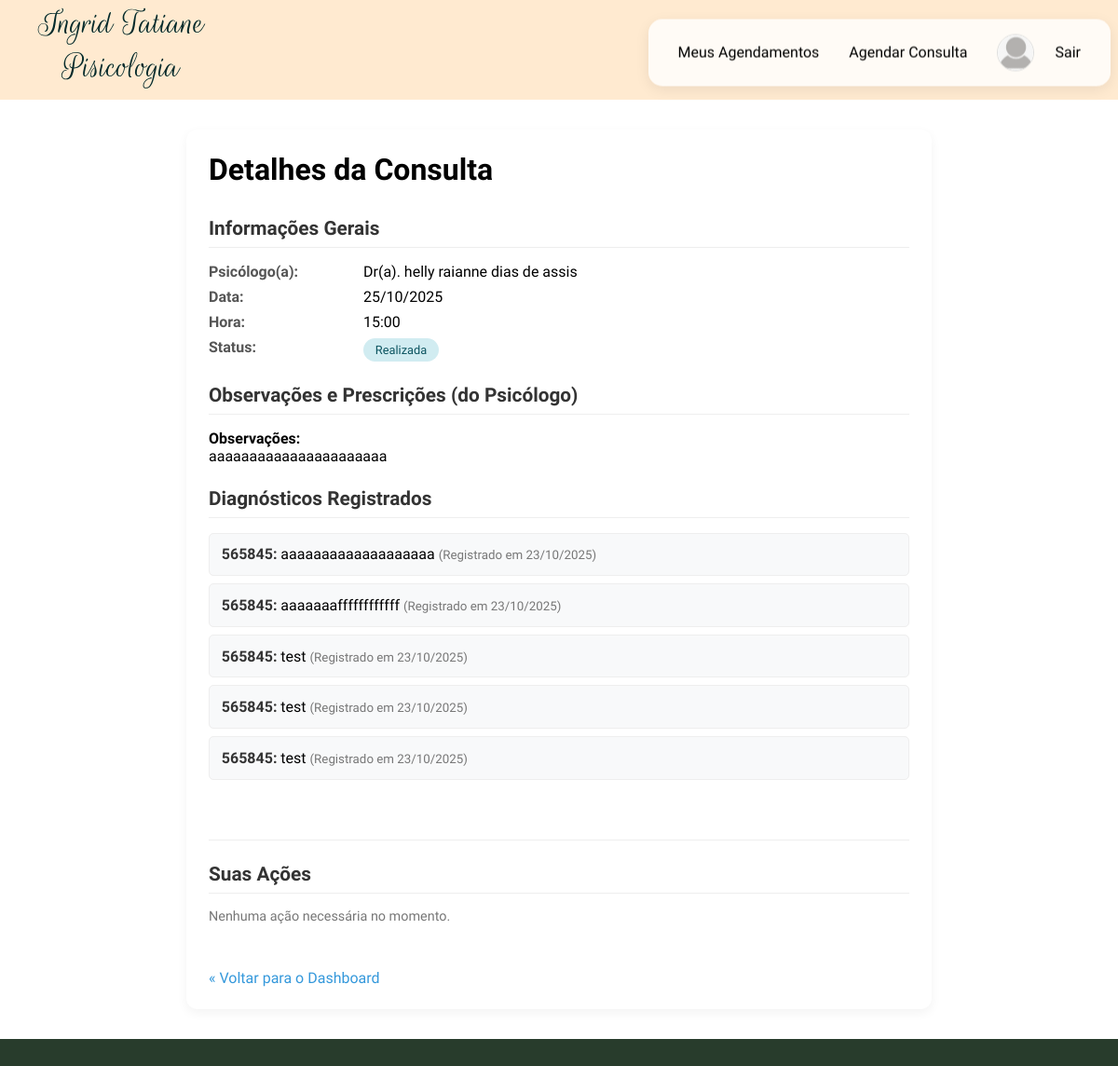
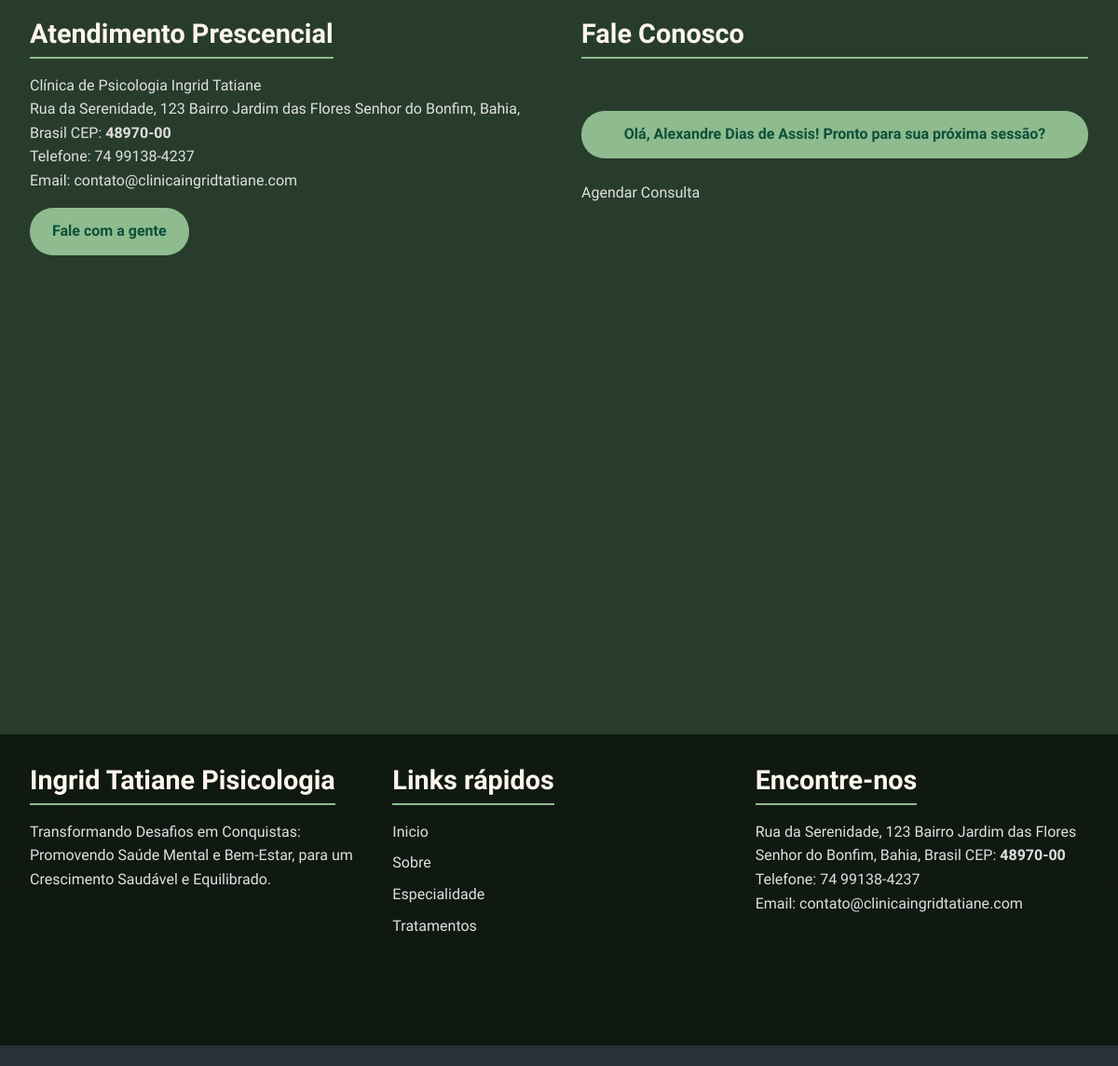
Page /dashboard/paciente/consulta/1/detalhes/ (signed in) on the committed database (2 pictures, top to bottom).
### core/models.py (models this page shows, shortened)
class Usuario(models.Model):
    user = models.OneToOneField(User, on_delete=models.CASCADE, related_name='usuario')
    cpf = models.CharField("CPF", max_length=11, unique=True) # CPF é único
    nome = models.CharField("Nome Completo", max_length=100)
    idade = models.IntegerField("Idade", null=True, blank=True)
    rua = models.CharField("Rua/Avenida", max_length=100, null=True, blank=True)
    numero = models.CharField("Número", max_length=10, null=True, blank=True)
    bairro = models.CharField("Bairro", max_length=50, null=True, blank=True)
    cidade = models.CharField("Cidade", max_length=50, null=True, blank=True)
    cep = models.CharField("CEP", max_length=8, null=True, blank=True)
    email = models.EmailField("Email", unique=True)
    foto_perfil = models.ImageField(
        "Foto de Perfil",
        upload_to='fotos_perfil/', # Salvará as fotos em MEDIA_ROOT/fotos_perfil/
        null=True,
        blank=True, # Permite que o campo seja opcional
        default='fotos_perfil/default.png' # Opcional: Uma imagem padrão
    )

class Consulta(models.Model):
    STATUS_CHOICES = [
        ('pendente', 'Pendente'),
        ('confirmada', 'Confirmada'),
        ('aguardando_remarcacao', 'Aguardando Remarcação'),
        ('cancelada', 'Cancelada'),
        ('realizada', 'Realizada'),
    ]
    id_consulta = models.AutoField(primary_key=True)
    paciente = models.ForeignKey(Paciente, on_delete=models.CASCADE, related_name='consultas')
    psicologo = models.ForeignKey(Psicologo, on_delete=models.CASCADE, related_name='consultas')
    data = models.DateField("Data")
    hora = models.TimeField("Hora")
    observacao = models.TextField("Observação", null=True, blank=True)
    prescricao = models.TextField("Prescrição", null=True, blank=True)
    diagnostico_texto = models.TextField("Diagnóstico (texto)", null=True, blank=True, help_text="Campo 'diagnostico' do diagrama")
    status = models.CharField("Status", max_length=25, choices=STATUS_CHOICES, default='pendente')
    paciente_confirmou_presenca = models.BooleanField(
        "Presença Confirmada pelo Paciente",
        default=False,
        help_text="Indica se o paciente clicou em 'Confirmar Presença'"
    )

class Psicologo(models.Model):
    usuario = models.OneToOneField(Usuario, on_delete=models.CASCADE, related_name='psicologo')
    crp = models.CharField("CRP", max_length=20, unique=True) # CRP é único
    especialidade = models.CharField("Especialidade", max_length=100, null=True, blank=True)

class Diagnostico(models.Model):
    id_diagnostico = models.AutoField(primary_key=True)
    consulta = models.ForeignKey(Consulta, on_delete=models.CASCADE, related_name='diagnosticos')
    descricao = models.TextField("Descrição")
    cid10 = models.CharField("CID-10", max_length=10, null=True, blank=True)
    data = models.DateField("Data do Diagnóstico", auto_now_add=True) # auto_now_add preenche a data de criação

### paciente/views.py (the view)
# urls.py: path('consulta/<int:consulta_id>/detalhes/', views.consulta_detalhes_paciente, name='consulta_detalhes'),
@login_required
def consulta_detalhes_paciente(request, consulta_id):
    if not hasattr(request.user, 'usuario') or not hasattr(request.user.usuario, 'paciente'):
        messages.error(request, "Acesso não permitido.")
        return redirect('home')
    consulta = get_object_or_404(
        Consulta,
        id_consulta=consulta_id,
        paciente=request.user.usuario.paciente
    )
    diagnosticos_registrados = consulta.diagnosticos.all()
    context = {
        'consulta': consulta,
        'diagnosticos_registrados': diagnosticos_registrados
    }
    return render(request, 'paciente/consulta_detalhes.html', context)

### paciente/templatetags/consulta_tags.py (called while the page is built, shortened)
@register.filter
def can_reschedule(consulta):
    if consulta.status not in ['pendente', 'confirmada']:
        return False

### paciente/templates/paciente/consulta_detalhes.html (shortened to what this page needs)
{% extends 'base.html' %}
{% load consulta_tags %}
{% load static %}
{% block css %}
    <link rel="stylesheet" href="{% static 'css/public/dashboard_shared.css' %}">
{% endblock %}
{% block content %}
<div class="dashboard-container detalhes-container dashboard-card"> <div class="dashboard-header" style="margin-bottom: 2rem;">
        <h1>Detalhes da Consulta</h1>
    </div>
    <div class="info-section">
        <h2>Informações Gerais</h2>
        <div class="info-grid">
            <strong>Psicólogo(a):</strong> <span>Dr(a). {{ consulta.psicologo.usuario.nome }}</span>
            <strong>Data:</strong> <span>{{ consulta.data|date:"d/m/Y" }}</span>
            <strong>Hora:</strong> <span>{{ consulta.hora|time:"H:i" }}</span>
            <strong>Status:</strong>
            <span>
                <span class="consulta-status-paciente status-{{ consulta.status }}">
                    {{ consulta.get_status_display }}
                </span>
            </span>
        </div>
    </div>
    {% if consulta.observacao or consulta.prescricao %}
    <div class="info-section">
        <h2>Observações e Prescrições (do Psicólogo)</h2>
        {% if consulta.observacao %}
            <p><strong>Observações:</strong><br>{{ consulta.observacao|linebreaksbr }}</p>
        {% endif %}
    </div>
    {% endif %}
    {% if consulta.status == 'realizada' and diagnosticos_registrados %}
    <div class="info-section">
        <h2>Diagnósticos Registrados</h2>
        <ul class="diagnosticos-list">
            {% for diagnostico in diagnosticos_registrados %}
                <li class="diagnostico-item">
                    <strong>{{ diagnostico.cid10|default:"S/ CID" }}:</strong> {{ diagnostico.descricao }}
                    <small style="color: #777;">(Registrado em {{ diagnostico.data|date:"d/m/Y" }})</small>
                </li>
            {% empty %}
                <li>Nenhum diagnóstico registrado.</li>
            {% endfor %}
        </ul>
    </div>
    {% endif %}
    <div class="info-section action-buttons-paciente" style="margin-top: 2rem; border-top: 1px solid #eee; padding-top: 1.5rem;">
        <h2>Suas Ações</h2>
        {% if consulta.status == 'confirmada' %}
            {% if not consulta.paciente_confirmou_presenca %}
                <form method="POST" action="{% url 'paciente:confirmar_presenca' consulta.id_consulta %}" style="display: inline;">
                    {% csrf_token %}
                    <button type="submit" class="btn btn-primary">Confirmar Presença</button>
                </form>
            {% else %}
                <span style="font-size: 1rem; color: #155724; font-weight: bold;">✓ Sua presença está confirmada.</span>
            {% endif %}
        {% else %}
            <p style="color: #777; font-size: 0.9rem;">Nenhuma ação necessária no momento.</p>
        {% endif %}
    </div>
    <a href="{% url 'paciente:dashboard' %}" class="back-link">&laquo; Voltar para o Dashboard</a>
</div>
{% endblock %}

### templates/base.html (shortened to what this page needs)
<!DOCTYPE html>
{% load static %}
<html lang="pt-br">
<head>
        <link rel="stylesheet" href="{%static 'css/public/footer.css'%}">
        <link rel="stylesheet" href="{%static 'css/public/index.css'%}">
        {% block css %}{% endblock %}
    </head>
    <body>
        <header>
    {% if user.is_authenticated %}
        {% if user.usuario %}
            {% if user.usuario.psicologo %}
                <div class="logo">
                    <a href="{% url 'psicologo:dashboard' %}"> <img src="{% static 'img/core/IngridTatianePisicologia.svg'%}">
                    </a>
                </div>
                <div class="nav">
                    <nav>
                        <a class="nav-link" href="{% url 'psicologo:agenda_completa' %}">Minha Agenda</a>
                        <a class="nav-link" href="{% url 'psicologo:meus_pacientes' %}">Meus Pacientes</a>
                    </nav>
            {% elif user.usuario.paciente %}
                <div class="logo">
                    <a href="{% url 'psicologo:dashboard' %}"> <img src="{% static 'img/core/IngridTatianePisicologia.svg'%}">
                    </a>
                </div>
                <div class="nav">
                    <nav>
                        <a class="nav-link" href="{% url 'paciente:meus_agendamentos' %}">Meus Agendamentos</a>
                        <a class="nav-link" href="{% url 'agendar_consulta' %}">Agendar Consulta</a>
                    </nav>
            {% endif %}
        {% endif %}
                <div class="login">
                        {% if user.usuario.foto_perfil %}
                            <a class="nav-item nav-profile-pic" href="{% url 'meu_perfil' %}">
                                <img src="{{ user.usuario.foto_perfil.url }}" alt="Foto de Perfil" class="profile-pic-small">
                            </a>
                        {% else %}
                            <a class="nav-link" href="{% url 'meu_perfil' %}">Meu Perfil</a>
                        {% endif %}
                            <a class="nav-link" href="{% url 'logout' %}">Sair</a>
                </div>
            </div>
    {% endif %}
</header>
        {% block content %}{% endblock %}
        <footer>
            <section id="atendimento">
                <div>
                    <h2>Atendimento Prescencial</h2>
                    <P>Clínica de Psicologia Ingrid Tatiane </P>
                    <p class="numero">Rua da Serenidade, 123 Bairro Jardim das Flores Senhor do Bonfim, Bahia, Brasil CEP: <ins>48970-00</ins></p>
                    <p class="numero">Telefone: <a href="https://wa.me/557499138-4237">74 99138-4237</a></p>
                    <p>Email: <a href="mailto:contato@clinicaingridtatiane.com" target="_blank">contato@clinicaingridtatiane.com</a></p>
                    <div>
                        <p>Fale com a gente</p>
                    </div>
                </div>
                <div style="display: flex;flex-direction: column; gap: 24px;">
                    {% if user.is_authenticated %}
                        <h2>Fale Conosco</h2>
                        {% if user.usuario %}
                            <p>Olá, {{ user.usuario.nome }}! Pronto para sua próxima sessão?</p>
                            <a href="{% url 'agendar_consulta' %}" class="btn-footer-agendar">Agendar Consulta</a>
                        {% else %}
                            <p>Bem-vindo(a)! Complete seu perfil para acessar todas as funcionalidades.</p>
                            <a href="{% url 'completar_perfil' %}" class="btn-footer-agendar" style="background-color: #ffc107; color: #333;">Completar Perfil</a>
                        {% endif %}
                    {% endif %}
                </div>
            </section>
            <div class="mapa">
            </div>
            <section id="rotape">
                <div class="onda"></div>
                <div class="rotape_content">
                    <div>
                        <h2>Ingrid Tatiane Pisicologia</h2>
                        <p>Transformando Desafios em Conquistas: Promovendo Saúde Mental e Bem-Estar, para um
                            Crescimento Saudável e Equilibrado.
                        </p>
                    </div>
                    <div>
                        <h2>Links rápidos</h2>
                        <nav>
                            <a href="#inicio">Inicio</a>
                            <a href="#sobre">Sobre</a>
                            <a href="#especialidades">Especialidade</a>
                            <a href="#tratamentos">Tratamentos</a>
                        </nav>
                    </div>
                    <div>
                        <h2>Encontre-nos</h2>
                        <p class="numero">Rua da Serenidade, 123 Bairro Jardim das Flores Senhor do Bonfim, Bahia, Brasil CEP: <ins>48970-00</ins></p>
                        <p class="numero">Telefone: <a href="https://wa.me/557499138-4237">74 99138-4237</a></p>
                        <p>Email: <a href="mailto:contato@clinicaingridtatiane.com" target="_blank">contato@clinicaingridtatiane.com</a></p>
                    </div>
                </div>
            </section>
        </footer>
        <div id="copyrigth">
            Desenvolvido por <a href="https://wa.me/5574981259988" target="_blank">@alexandredias_124</a>
        </div>
    </body>
</html>

### static/css/public/footer.css (style rules this page uses)
footer { position: relative; background-color: #283C2C; color: #FFF6EB; font-family: -apple-system, BlinkMacSystemFont, "Segoe UI", Roboto, Helvetica, Arial, sans-serif; }
footer::before { content: ''; position: absolute; bottom: 0; left: 0; width: 100%; height: 120%; z-index: 0; animation: floatUpDown 15s ease-in-out infinite; }
footer section, footer #copyrigth { position: relative; z-index: 1; }
footer h2 { color: #FFF6EB; font-size: 1.8rem; margin-bottom: 1rem; border-bottom: 2px solid #8fbc8f; padding-bottom: 0.5rem; display: inline-block; }
footer p, footer a { color: #e0e0e0; text-decoration: none; line-height: 1.6; transition: color 0.3s ease; }
footer .numero ins { text-decoration: none; font-weight: bold; }
#atendimento { display: flex; padding: 3rem 2rem 1rem; justify-content: space-between; gap: 3rem; margin-bottom: 3rem; flex-wrap: wrap; }
#atendimento>div { flex: 1; min-width: 300px; }
#atendimento div:last-child p { background-color: #8fbc8f; color: #0d4f3a; text-align: center; padding: 0.8rem 1.5rem; border-radius: 25px; font-weight: bold; cursor: pointer; transition: background-color 0.3s ease, transform 0.3s ease; display: inline-block; margin-top: 1rem; }
.mapa { width: 100%; height: 450px; }
.onda { position: absolute; top: 30%; left: 0; width: 100%; height: 250px; border-radius: 100px 100px 0 0; background: #101812; background-size: cover; background-repeat: no-repeat; z-index: 1; animation: subir-descer 8s ease-in-out infinite; transform-origin: bottom; }
#rotape { background: #101812; }
#rotape .rotape_content { position: relative; display: flex; justify-content: space-between; padding: 3rem 2rem 4rem; gap: 2rem; padding-top: 2rem; flex-wrap: wrap; position: relative; z-index: 2; }
.rotape_content>div { flex: 1; min-width: 250px; }
#rotape nav { display: flex; flex-direction: column; gap: 0.5rem; }
#copyrigth { background: #263238; text-align: center; padding: 32px; padding-top: 1.5rem; border-top: 1px solid rgba(255, 255, 255, 0.1); font-size: 0.9rem; color: #b0c4b0; }
#copyrigth a { color: #8fbc8f; font-weight: bold; }

### static/css/public/index.css (style rules this page uses)
* { box-sizing: border-box; font-family: "IM Fell English", sans-serif; margin: 0; padding: 0; }
body { color: black; }
header { background-color: #FFEAD0; padding: 0.5rem; display: flex; align-items: center; justify-content: space-between; }
header .logo { margin-left: 2rem; }
header .nav { display: flex; padding: 16px 32px; align-items: center; gap: 32px; }
header .nav nav { display: flex; gap: 32px; }
header .nav nav a { margin: 0; color: black; font-size: 16px; text-decoration: none; }
.nav { display: flex; justify-content: space-between; align-items: center; padding: 1rem 2rem; background-color: #ffffff; border-radius: 15px; box-shadow: 0 4px 15px rgba(0, 0, 0, 0.08); position: sticky; top: 20px; z-index: 1000; backdrop-filter: blur(10px); background-color: rgba(255, 255, 255, 0.8); }
.nav nav a { text-decoration: none; color: #555; font-weight: 500; margin: 0 1rem; position: relative; transition: color 0.3s ease; }
.nav nav a::after { content: ''; position: absolute; width: 0; height: 2px; bottom: -5px; left: 50%; background-color: #ff9a9e; transition: all 0.3s ease-in-out; transform: translateX(-50%); }
.nav .login { display: flex; gap: 12px; align-items: center; }
.nav .login .nav-link { text-decoration: none; color: black; }
.profile-pic-small { width: 40px; height: 40px; border-radius: 50%; object-fit: cover; vertical-align: middle; margin-right: 10px; border: 1px solid #ddd; }

### static/css/public/dashboard_shared.css (style rules this page uses)
.dashboard-container { max-width: 1200px; margin: 2rem auto; padding: 0 1rem; position: relative; z-index: 5; }
.dashboard-card { background-color: #fff; border-radius: 12px; padding: 1.5rem; box-shadow: 0 4px 12px rgba(0, 0, 0, 0.05); display: flex; flex-direction: column; transition: transform 0.2s ease, box-shadow 0.2s ease; }

### rows in the picture
Consulta: psicologo.usuario.nome "helly raianne dias de assis", data "25/10/2025", hora "15:00", status "Realizada", observacao "aaaaaaaaaaaaaaaaaaaaaa"
Diagnostico: cid10 "565845", descricao "aaaaaaaaaaaaaaaaaaa", data "23/10/2025"
Diagnostico: cid10 "565845", descricao "aaaaaaaffffffffffff", data "23/10/2025"
Diagnostico: cid10 "565845", descricao "test", data "23/10/2025"
Diagnostico: cid10 "565845", descricao "test", data "23/10/2025"
Diagnostico: cid10 "565845", descricao "test", data "23/10/2025"

### other values in the picture
{{ user.usuario.nome }} "Alexandre Dias de Assis"
